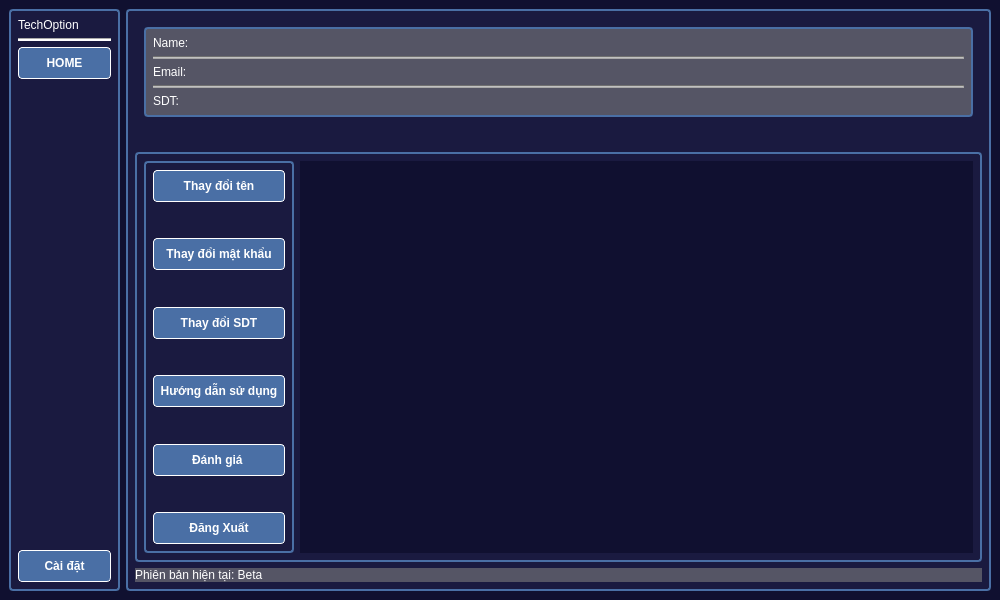
<?xml version="1.0" encoding="UTF-8"?>
<ui version="4.0">
 <class>MainWindow</class>
 <widget class="QMainWindow" name="MainWindow">
  <property name="geometry">
   <rect>
    <x>0</x>
    <y>0</y>
    <width>1000</width>
    <height>600</height>
   </rect>
  </property>
  <property name="minimumSize">
   <size>
    <width>1000</width>
    <height>600</height>
   </size>
  </property>
  <property name="maximumSize">
   <size>
    <width>1000</width>
    <height>600</height>
   </size>
  </property>
  <property name="windowTitle">
   <string>MainWindow</string>
  </property>
  <property name="styleSheet">
   <string notr="true">background-color: rgb(16, 16, 48);</string>
  </property>
  <widget class="QWidget" name="centralwidget">
   <layout class="QHBoxLayout" name="horizontalLayout_2">
    <item>
     <widget class="QWidget" name="thanhcongcu" native="true">
      <property name="styleSheet">
       <string notr="true">#thanhcongcu {
    background-color: #1A1A40; 
    border: 2px solid #4A6FA5; 
    border-radius: 4px;    
}   </string>
      </property>
      <layout class="QVBoxLayout" name="verticalLayout">
       <item>
        <widget class="QLabel" name="label_2">
         <property name="styleSheet">
          <string notr="true">background-color: #1A1A40; 
color: rgb(255, 255, 255);</string>
         </property>
         <property name="text">
          <string>TechOption</string>
         </property>
        </widget>
       </item>
       <item>
        <widget class="Line" name="line">
         <property name="styleSheet">
          <string notr="true">background-color: rgb(255, 255, 255);</string>
         </property>
         <property name="orientation">
          <enum>Qt::Horizontal</enum>
         </property>
        </widget>
       </item>
       <item>
        <widget class="QPushButton" name="nut_home">
         <property name="styleSheet">
          <string notr="true">#nut_home {
    background-color: #4A6FA5; 
    color: white;              
    border: 1px solid #ffffff; 
    border-radius: 4px;
    
    min-height: 30px;     /* Bằng chiều cao nút trên cho đều */
    font-size: 12px;
    font-weight: bold;
}
#nut_home:hover {
    background-color: #3b5c8a;
}</string>
         </property>
         <property name="text">
          <string>HOME</string>
         </property>
        </widget>
       </item>
       <item>
        <spacer name="verticalSpacer">
         <property name="orientation">
          <enum>Qt::Vertical</enum>
         </property>
         <property name="sizeHint" stdset="0">
          <size>
           <width>20</width>
           <height>386</height>
          </size>
         </property>
        </spacer>
       </item>
       <item>
        <widget class="QPushButton" name="nut_caidat">
         <property name="minimumSize">
          <size>
           <width>93</width>
           <height>32</height>
          </size>
         </property>
         <property name="maximumSize">
          <size>
           <width>93</width>
           <height>16777215</height>
          </size>
         </property>
         <property name="styleSheet">
          <string notr="true">#nut_caidat {
    background-color: #4A6FA5; 
    color: white;              
    border: 1px solid #ffffff; 
    border-radius: 4px;
    
    min-height: 30px;     /* Bằng chiều cao nút trên cho đều */
    font-size: 12px;
    font-weight: bold;
}
#nut_caidat:hover {
    background-color: #3b5c8a;
}</string>
         </property>
         <property name="text">
          <string>Cài đặt</string>
         </property>
        </widget>
       </item>
      </layout>
     </widget>
    </item>
    <item>
     <widget class="QWidget" name="widget_2" native="true">
      <property name="styleSheet">
       <string notr="true">#widget_2 {
    background-color: #1A1A40; 
    border: 2px solid #4A6FA5; 
    border-radius: 4px;    
}   </string>
      </property>
      <layout class="QVBoxLayout" name="verticalLayout_5">
       <item>
        <widget class="QWidget" name="widget_3" native="true">
         <property name="styleSheet">
          <string notr="true">background-color: rgb(26, 26, 64);</string>
         </property>
         <layout class="QVBoxLayout" name="verticalLayout_3">
          <item>
           <widget class="QWidget" name="widget_4" native="true">
            <property name="styleSheet">
             <string notr="true">#widget_4 {
    background-color: #555565; 
    border: 2px solid #4A6FA5; 
    border-radius: 4px;    
}   </string>
            </property>
            <layout class="QVBoxLayout" name="verticalLayout_2">
             <item>
              <widget class="QLabel" name="username">
               <property name="styleSheet">
                <string notr="true">color: rgb(255, 255, 255);
background-color: rgb(85, 85, 101);</string>
               </property>
               <property name="text">
                <string>Name:</string>
               </property>
              </widget>
             </item>
             <item>
              <widget class="Line" name="line_2">
               <property name="styleSheet">
                <string notr="true">background-color: rgb(168, 168, 168);</string>
               </property>
               <property name="orientation">
                <enum>Qt::Horizontal</enum>
               </property>
              </widget>
             </item>
             <item>
              <widget class="QLabel" name="email">
               <property name="styleSheet">
                <string notr="true">color: rgb(255, 255, 255);
background-color: rgb(85, 85, 101);</string>
               </property>
               <property name="text">
                <string>Email:</string>
               </property>
              </widget>
             </item>
             <item>
              <widget class="Line" name="line_3">
               <property name="styleSheet">
                <string notr="true">background-color: rgb(168, 168, 168);</string>
               </property>
               <property name="orientation">
                <enum>Qt::Horizontal</enum>
               </property>
              </widget>
             </item>
             <item>
              <widget class="QLabel" name="sdt">
               <property name="styleSheet">
                <string notr="true">color: rgb(255, 255, 255);
background-color: rgb(85, 85, 101);</string>
               </property>
               <property name="text">
                <string>SDT:</string>
               </property>
              </widget>
             </item>
            </layout>
           </widget>
          </item>
          <item>
           <spacer name="horizontalSpacer_3">
            <property name="orientation">
             <enum>Qt::Horizontal</enum>
            </property>
            <property name="sizeHint" stdset="0">
             <size>
              <width>40</width>
              <height>20</height>
             </size>
            </property>
           </spacer>
          </item>
         </layout>
        </widget>
       </item>
       <item>
        <widget class="QWidget" name="widget_5" native="true">
         <property name="styleSheet">
          <string notr="true">#widget_5 {
    background-color: #1A1A40; 
    border: 2px solid #4A6FA5; 
    border-radius: 4px;    
}   </string>
         </property>
         <layout class="QHBoxLayout" name="horizontalLayout">
          <item>
           <widget class="QWidget" name="widget_6" native="true">
            <property name="minimumSize">
             <size>
              <width>150</width>
              <height>0</height>
             </size>
            </property>
            <property name="maximumSize">
             <size>
              <width>150</width>
              <height>16777215</height>
             </size>
            </property>
            <property name="styleSheet">
             <string notr="true">#widget_6 {
    background-color: #1A1A40; 
    border: 2px solid #4A6FA5; 
    border-radius: 4px;    
}   </string>
            </property>
            <layout class="QVBoxLayout" name="verticalLayout_4">
             <item>
              <widget class="QPushButton" name="nut_thaydoiten">
               <property name="styleSheet">
                <string notr="true">#nut_thaydoiten {
    background-color: #4A6FA5; 
    color: white;              
    border: 1px solid #ffffff; 
    border-radius: 4px;
    
    min-height: 30px;     /* Bằng chiều cao nút trên cho đều */
    font-size: 12px;
    font-weight: bold;
}
#nut_thaydoiten:hover {
    background-color: #3b5c8a;
}</string>
               </property>
               <property name="text">
                <string>Thay đổi tên</string>
               </property>
              </widget>
             </item>
             <item>
              <spacer name="verticalSpacer_3">
               <property name="orientation">
                <enum>Qt::Vertical</enum>
               </property>
               <property name="sizeHint" stdset="0">
                <size>
                 <width>20</width>
                 <height>40</height>
                </size>
               </property>
              </spacer>
             </item>
             <item>
              <widget class="QPushButton" name="nut_thaydoimatkhau">
               <property name="styleSheet">
                <string notr="true">#nut_thaydoimatkhau {
    background-color: #4A6FA5; 
    color: white;              
    border: 1px solid #ffffff; 
    border-radius: 4px;
    
    min-height: 30px;     /* Bằng chiều cao nút trên cho đều */
    font-size: 12px;
    font-weight: bold;
}
#nut_thaydoimatkhau:hover {
    background-color: #3b5c8a;
}</string>
               </property>
               <property name="text">
                <string>Thay đổi mật khẩu</string>
               </property>
              </widget>
             </item>
             <item>
              <spacer name="verticalSpacer_4">
               <property name="orientation">
                <enum>Qt::Vertical</enum>
               </property>
               <property name="sizeHint" stdset="0">
                <size>
                 <width>20</width>
                 <height>40</height>
                </size>
               </property>
              </spacer>
             </item>
             <item>
              <widget class="QPushButton" name="nut_thaydoisdt">
               <property name="styleSheet">
                <string notr="true">#nut_thaydoisdt {
    background-color: #4A6FA5; 
    color: white;              
    border: 1px solid #ffffff; 
    border-radius: 4px;
    
    min-height: 30px;     /* Bằng chiều cao nút trên cho đều */
    font-size: 12px;
    font-weight: bold;
}
#nut_thaydoisdt:hover {
    background-color: #3b5c8a;
}</string>
               </property>
               <property name="text">
                <string>Thay đổi SDT</string>
               </property>
              </widget>
             </item>
             <item>
              <spacer name="verticalSpacer_5">
               <property name="orientation">
                <enum>Qt::Vertical</enum>
               </property>
               <property name="sizeHint" stdset="0">
                <size>
                 <width>20</width>
                 <height>40</height>
                </size>
               </property>
              </spacer>
             </item>
             <item>
              <widget class="QPushButton" name="nut_huongdansudung">
               <property name="styleSheet">
                <string notr="true">#nut_huongdansudung {
    background-color: #4A6FA5; 
    color: white;              
    border: 1px solid #ffffff; 
    border-radius: 4px;
    
    min-height: 30px;     /* Bằng chiều cao nút trên cho đều */
    font-size: 12px;
    font-weight: bold;
}
#nut_huongdansudung:hover {
    background-color: #3b5c8a;
}</string>
               </property>
               <property name="text">
                <string>Hướng dẫn sử dụng</string>
               </property>
              </widget>
             </item>
             <item>
              <spacer name="verticalSpacer_6">
               <property name="orientation">
                <enum>Qt::Vertical</enum>
               </property>
               <property name="sizeHint" stdset="0">
                <size>
                 <width>20</width>
                 <height>40</height>
                </size>
               </property>
              </spacer>
             </item>
             <item>
              <widget class="QPushButton" name="nut_danhgia">
               <property name="styleSheet">
                <string notr="true">#nut_danhgia {
    background-color: #4A6FA5; 
    color: white;              
    border: 1px solid #ffffff; 
    border-radius: 4px;
    
    min-height: 30px;     /* Bằng chiều cao nút trên cho đều */
    font-size: 12px;
    font-weight: bold;
}
#nut_danhgia:hover {
    background-color: #3b5c8a;
}</string>
               </property>
               <property name="text">
                <string>Đánh giá </string>
               </property>
              </widget>
             </item>
             <item>
              <spacer name="verticalSpacer_7">
               <property name="orientation">
                <enum>Qt::Vertical</enum>
               </property>
               <property name="sizeHint" stdset="0">
                <size>
                 <width>20</width>
                 <height>40</height>
                </size>
               </property>
              </spacer>
             </item>
             <item>
              <widget class="QPushButton" name="nut_dangxuat">
               <property name="styleSheet">
                <string notr="true">#nut_dangxuat {
    background-color: #4A6FA5; 
    color: white;              
    border: 1px solid #ffffff; 
    border-radius: 4px;
    
    min-height: 30px;     /* Bằng chiều cao nút trên cho đều */
    font-size: 12px;
    font-weight: bold;
}
#nut_dangxuat:hover {
    background-color: #3b5c8a;
}</string>
               </property>
               <property name="text">
                <string>Đăng Xuất</string>
               </property>
              </widget>
             </item>
            </layout>
           </widget>
          </item>
          <item>
           <widget class="QLabel" name="label_7">
            <property name="styleSheet">
             <string notr="true">color: rgb(255, 255, 255);</string>
            </property>
            <property name="text">
             <string/>
            </property>
            <property name="pixmap">
             <pixmap>../assets/images/logo-removebg-preview.png</pixmap>
            </property>
            <property name="alignment">
             <set>Qt::AlignCenter</set>
            </property>
           </widget>
          </item>
         </layout>
        </widget>
       </item>
       <item>
        <widget class="QLabel" name="label_6">
         <property name="styleSheet">
          <string notr="true">color: rgb(255, 255, 255);
background-color: rgb(85, 85, 101);</string>
         </property>
         <property name="text">
          <string>Phiên bản hiện tại: Beta</string>
         </property>
        </widget>
       </item>
      </layout>
     </widget>
    </item>
   </layout>
  </widget>
 </widget>
 <resources/>
 <connections/>
</ui>
